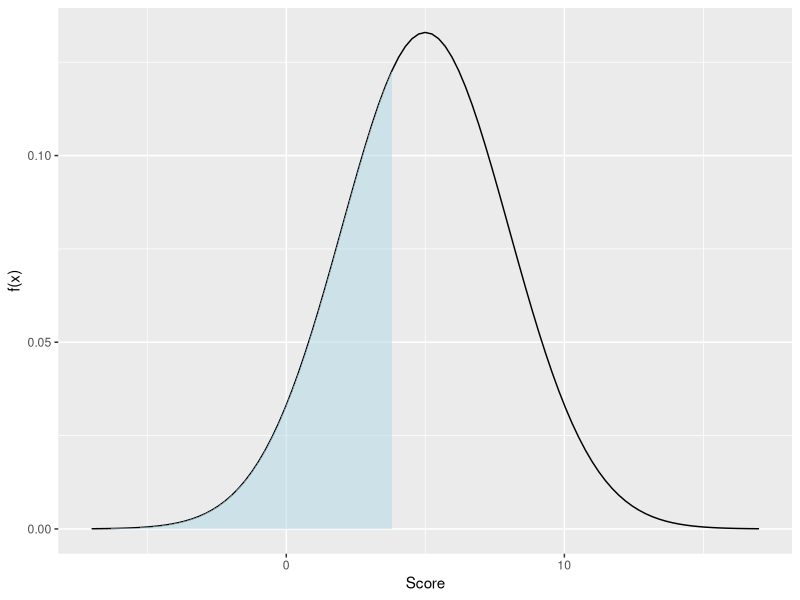
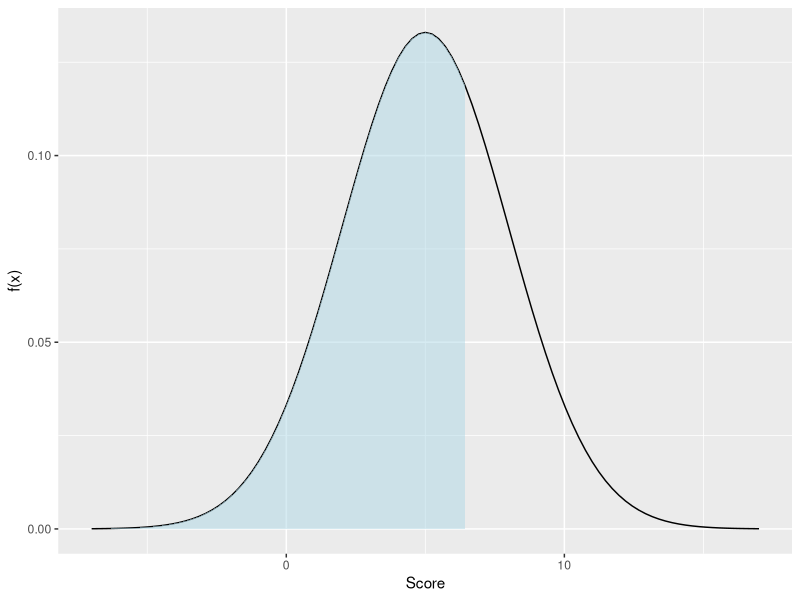
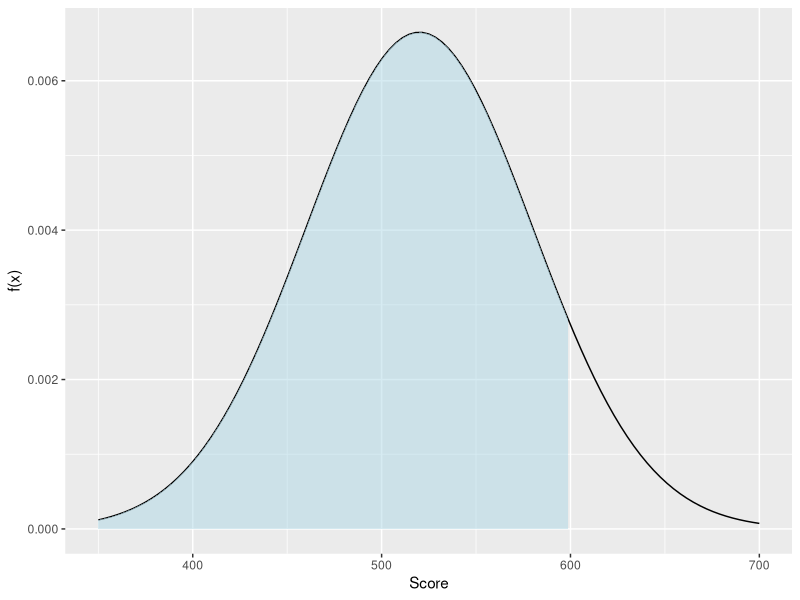

The R script that drew these images, in order:
## ---- chunk 1
#| echo: false
require(ggplot2)
## ---- chunk 2
#| echo: true
pnorm(1.8,0,1)
pnorm(1.89,0,1)
## ---- chunk 3
#| echo: false
x       = 4
mu      = 5
sigmaSq = 9
pnorm(x, mu, sqrt(sigmaSq))
## ---- chunk 4
#| echo: true
pnorm(4,5,3)
## ---- chunk 5
#| label: normalProbPlot
#| echo: false
#| fig-asp: 1
#| out-width: "50%" 
x       = 4
mu      = 5
sigmaSq = 9

funcShaded <- function(x, lower_bound) {
    y = dnorm(x, mean = mu, sd = sqrt(sigmaSq))
    y[x >= lower_bound] <- NA
    return(y)
}

xMin = mu - sqrt(sigmaSq)*4
xMax = mu + sqrt(sigmaSq)*4
ggplot(data.frame(x = c(xMin, xMax)), aes(x = x)) + 
    stat_function(fun = dnorm, args = list(mean = mu, sd = sqrt(sigmaSq))) + 
    stat_function(fun = funcShaded, args = list(lower_bound = x), 
                  geom = "area", fill = 'lightblue', alpha = .5) +
    scale_x_continuous(name = "Score") + scale_y_continuous(name = "f(x)")
## ---- chunk 6
#| echo: true
qnorm(.7,5,3)
## ---- chunk 7
#| label: normalQuantilePlot
#| echo: false
#| fig-asp: 1
#| out-width: "50%" 
x = qnorm(.7,mu,sqrt(sigmaSq))

funcShaded <- function(x, lower_bound) {
    y = dnorm(x, mean = mu, sd = sqrt(sigmaSq))
    y[x >= lower_bound] <- NA
    return(y)
}

xMin = mu - sqrt(sigmaSq)*4
xMax = mu + sqrt(sigmaSq)*4
ggplot(data.frame(x = c(xMin, xMax)), aes(x = x)) + 
    stat_function(fun = dnorm, args = list(mean = mu, sd = sqrt(sigmaSq))) + 
    stat_function(fun = funcShaded, args = list(lower_bound = x), 
                  geom = "area", fill = 'lightblue', alpha = .5) +
    scale_x_continuous(name = "Score") + scale_y_continuous(name = "f(x)")
## ---- chunk 8
#| echo: false
#| eval: true
qnorm( pnorm(3,5,3), 5,3)
## ---- chunk 9
#| echo: false
#| eval: true
pnorm(qnorm(.2,5,3), 5, 3)
## ---- chunk 10
#| echo: true
pnorm(0,3.2,sqrt(100))
## ---- chunk 11
#| echo: true
qnorm(.05,-3.2,sqrt(100))
## ---- chunk 12
#| label: SATquationNoEcho
#| echo: false
#| fig-asp: 1
#| out-width: "50%" 
x       = 600
mu      = 520
sigmaSq = 3600

funcShaded <- function(x, lower_bound) {
    y = dnorm(x, mean = mu, sd = sqrt(sigmaSq))
    y[x >= lower_bound] <- NA
    return(y)
}

xMin = 350
xMax = 700
ggplot(data.frame(x = c(xMin, xMax)), aes(x = x)) + 
    stat_function(fun = dnorm, args = list(mean = mu, sd = sqrt(sigmaSq))) + 
    stat_function(fun = funcShaded, args = list(lower_bound = x), 
                  geom = "area", fill = 'lightblue', alpha = .5) +
    scale_x_continuous(name = "Score") + scale_y_continuous(name = "f(x)")
## ---- chunk 13
#| echo: true
x       = 600
mu      = 520
sigmaSq = 3600
pnorm(x, mu, sqrt(sigmaSq))
## ---- chunk 14
#| echo: true
prob    = .96
mu      = 520
sigmaSq = 3600
qnorm(prob, 520, sqrt(3600))
